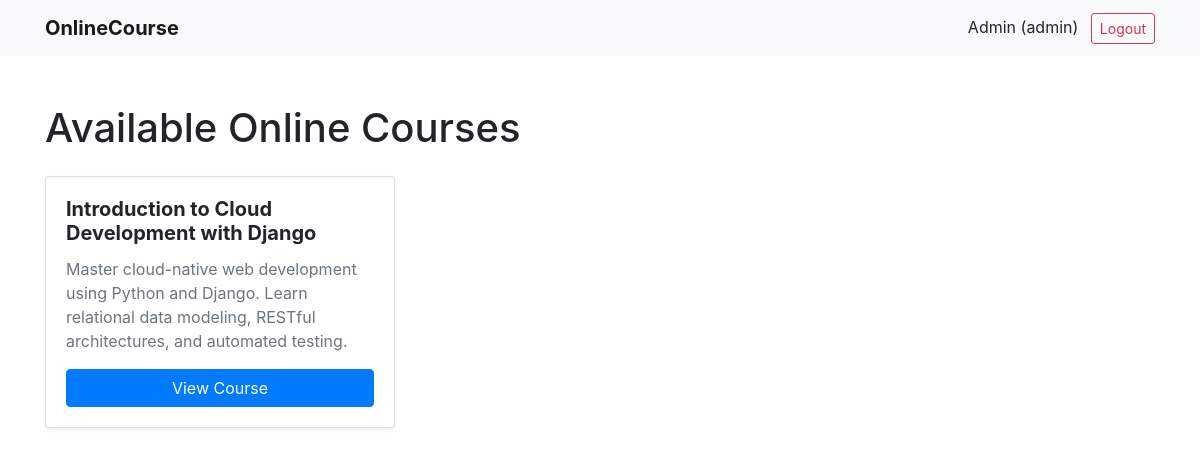
The app's page /onlinecourse/ (signed in) with its own data.
### onlinecourse/models.py (models this page shows, shortened)
class Course(models.Model):
    name = models.CharField(null=False, max_length=100, default='online course')
    image = models.ImageField(upload_to='course_images/', blank=True, null=True)
    description = models.CharField(max_length=1000)
    pub_date = models.DateField(null=True)
    instructors = models.ManyToManyField(Instructor)
    users = models.ManyToManyField(settings.AUTH_USER_MODEL, through='Enrollment')
    total_enrollment = models.IntegerField(default=0)
    is_enrolled = False

### onlinecourse/views.py (the view)
# urls.py: path('', views.CourseListView.as_view(), name='index'),
class CourseListView(generic.ListView):
    template_name = 'onlinecourse/course_list_bootstrap.html'
    context_object_name = 'course_list'
    def get_queryset(self):
        return Course.objects.order_by('-total_enrollment')[:10]

### onlinecourse/templates/onlinecourse/course_list_bootstrap.html (shortened to what this page needs)
<!DOCTYPE html>
<html lang="en">
<head>
    <link rel="stylesheet" href="https://maxcdn.bootstrapcdn.com/bootstrap/4.5.2/css/bootstrap.min.css">
</head>
<body>
    <nav class="navbar navbar-light bg-light">
        <div class="container">
            <a class="navbar-brand font-weight-bold" href="{% url 'onlinecourse:index' %}">OnlineCourse</a>
            <div>
                {% if user.is_authenticated %}
                    <span>{{ user.first_name }} ({{ user.username }})</span>
                    <a class="btn btn-outline-danger btn-sm ml-2" href="{% url 'onlinecourse:logout' %}">Logout</a>
                {% else %}
                    <a class="btn btn-outline-primary btn-sm" href="{% url 'onlinecourse:login' %}">Login</a>
                    <a class="btn btn-primary btn-sm ml-2" href="{% url 'onlinecourse:registration' %}">Sign Up</a>
                {% endif %}
            </div>
        </div>
    </nav>
    <div class="container my-5">
        <h1 class="mb-4">Available Online Courses</h1>
        <div class="row">
            {% for course in course_list %}
                <div class="col-md-4 mb-4">
                    <div class="card h-100 shadow-sm">
                        <div class="card-body">
                            <h5 class="card-title font-weight-bold">{{ course.name }}</h5>
                            <p class="card-text text-muted">{{ course.description|truncatewords:20 }}</p>
                            <a href="{% url 'onlinecourse:course_details' course.id %}" class="btn btn-primary btn-block">View Course</a>
                        </div>
                    </div>
                </div>
            {% empty %}
                <p class="text-muted">No courses available.</p>
            {% endfor %}
        </div>
    </div>
</body>
</html>

### records on screen
Course: name "Introduction to Cloud Development with Django", description "Master cloud-native web development using Python and Django. Learn relational data modeling, RESTful architectures, and automated testing."

### other values on screen
{{ user.first_name }} "Admin"
{{ user.username }} "admin"
